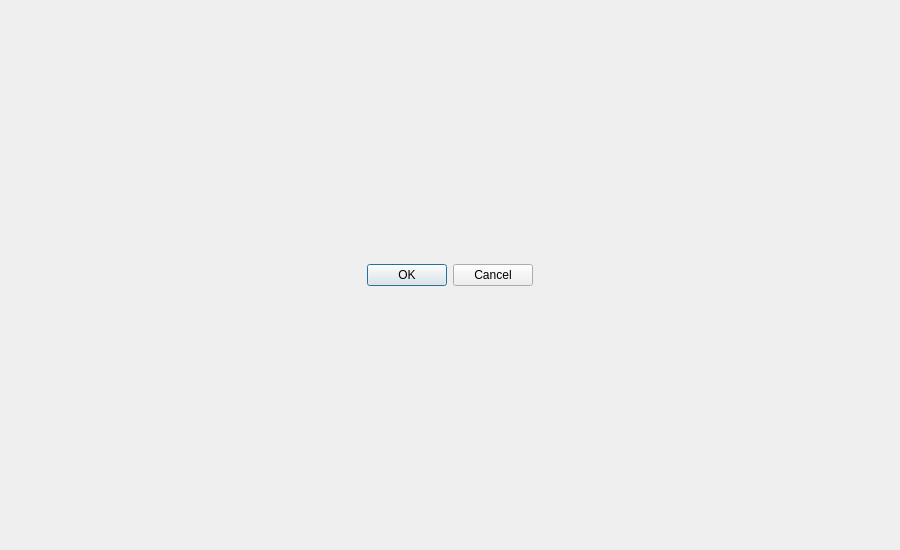
<?xml version="1.0" encoding="UTF-8"?>
<ui version="4.0">
 <class>ChatSettingsDialog</class>
 <widget class="QDialog" name="ChatSettingsDialog">
  <property name="windowModality">
   <enum>Qt::WindowModal</enum>
  </property>
  <property name="geometry">
   <rect>
    <x>0</x>
    <y>0</y>
    <width>900</width>
    <height>550</height>
   </rect>
  </property>
  <property name="windowTitle">
   <string>Chat Settings</string>
  </property>
  <property name="locale">
   <locale language="English" country="UnitedStates"/>
  </property>
  <property name="modal">
   <bool>true</bool>
  </property>
  <layout class="QVBoxLayout" name="verticalLayout">
   <item>
    <widget class="QDialogButtonBox" name="buttonBox">
     <property name="standardButtons">
      <set>QDialogButtonBox::Cancel|QDialogButtonBox::Ok</set>
     </property>
     <property name="centerButtons">
      <bool>true</bool>
     </property>
    </widget>
   </item>
  </layout>
 </widget>
 <resources/>
 <connections>
  <connection>
   <sender>buttonBox</sender>
   <signal>accepted()</signal>
   <receiver>ChatSettingsDialog</receiver>
   <slot>accept()</slot>
   <hints>
    <hint type="sourcelabel">
     <x>449</x>
     <y>274</y>
    </hint>
    <hint type="destinationlabel">
     <x>449</x>
     <y>274</y>
    </hint>
   </hints>
  </connection>
  <connection>
   <sender>buttonBox</sender>
   <signal>rejected()</signal>
   <receiver>ChatSettingsDialog</receiver>
   <slot>reject()</slot>
   <hints>
    <hint type="sourcelabel">
     <x>449</x>
     <y>274</y>
    </hint>
    <hint type="destinationlabel">
     <x>449</x>
     <y>274</y>
    </hint>
   </hints>
  </connection>
 </connections>
</ui>
